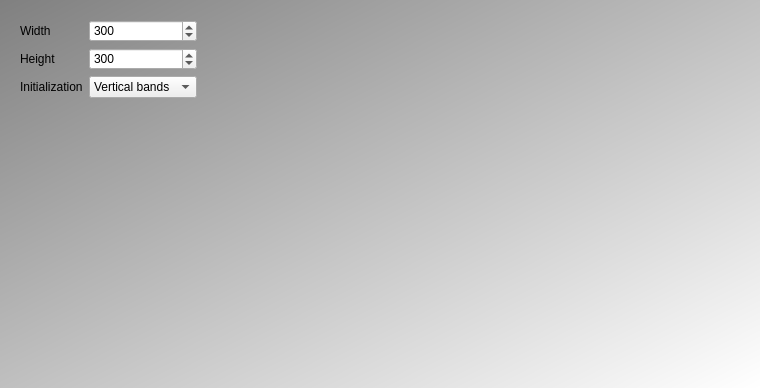
<?xml version="1.0" encoding="UTF-8"?>
<ui version="4.0">
 <class>QtPaperRockScissorsMainDialog</class>
 <widget class="QDialog" name="QtPaperRockScissorsMainDialog">
  <property name="geometry">
   <rect>
    <x>0</x>
    <y>0</y>
    <width>760</width>
    <height>388</height>
   </rect>
  </property>
  <property name="windowTitle">
   <string>PaperRockScissors</string>
  </property>
  <property name="styleSheet">
   <string notr="true">QDialog { 
background-color: qlineargradient(x1: 0, y1: 0, x2: 1, y2: 1, stop: 0  #808080, stop: 1 #ffffff);
}
QPushButton { background-color: rgb(255, 255, 255);  }
QPushButton { color: rgb(0,0,0); }
QPushButton { font: 48px, &quot;monospace&quot; }</string>
  </property>
  <layout class="QHBoxLayout" name="horizontalLayout">
   <item>
    <widget class="QWidget" name="widget_parameters" native="true">
     <property name="sizePolicy">
      <sizepolicy hsizetype="Maximum" vsizetype="Preferred">
       <horstretch>0</horstretch>
       <verstretch>0</verstretch>
      </sizepolicy>
     </property>
     <layout class="QGridLayout" name="gridLayout">
      <item row="0" column="0">
       <widget class="QLabel" name="label_width">
        <property name="text">
         <string>Width</string>
        </property>
       </widget>
      </item>
      <item row="2" column="0">
       <widget class="QLabel" name="label_initialization_type">
        <property name="text">
         <string>Initialization</string>
        </property>
       </widget>
      </item>
      <item row="1" column="0">
       <widget class="QLabel" name="label_height">
        <property name="text">
         <string>Height</string>
        </property>
       </widget>
      </item>
      <item row="1" column="1">
       <widget class="QSpinBox" name="box_height">
        <property name="minimum">
         <number>15</number>
        </property>
        <property name="maximum">
         <number>10000</number>
        </property>
        <property name="value">
         <number>300</number>
        </property>
       </widget>
      </item>
      <item row="2" column="1">
       <widget class="QComboBox" name="box_initialization_type">
        <property name="currentIndex">
         <number>1</number>
        </property>
        <item>
         <property name="text">
          <string>Random</string>
         </property>
        </item>
        <item>
         <property name="text">
          <string>Vertical bands</string>
         </property>
        </item>
       </widget>
      </item>
      <item row="0" column="1">
       <widget class="QSpinBox" name="box_width">
        <property name="minimum">
         <number>15</number>
        </property>
        <property name="maximum">
         <number>10000</number>
        </property>
        <property name="value">
         <number>300</number>
        </property>
       </widget>
      </item>
      <item row="3" column="0">
       <spacer name="verticalSpacer">
        <property name="orientation">
         <enum>Qt::Vertical</enum>
        </property>
        <property name="sizeHint" stdset="0">
         <size>
          <width>20</width>
          <height>40</height>
         </size>
        </property>
       </spacer>
      </item>
     </layout>
    </widget>
   </item>
   <item>
    <widget class="QWidget" name="widget_grid" native="true">
     <property name="sizePolicy">
      <sizepolicy hsizetype="Minimum" vsizetype="Preferred">
       <horstretch>0</horstretch>
       <verstretch>0</verstretch>
      </sizepolicy>
     </property>
     <layout class="QGridLayout" name="gridLayout_2"/>
    </widget>
   </item>
  </layout>
 </widget>
 <tabstops>
  <tabstop>box_width</tabstop>
  <tabstop>box_height</tabstop>
  <tabstop>box_initialization_type</tabstop>
 </tabstops>
 <resources/>
 <connections/>
</ui>
